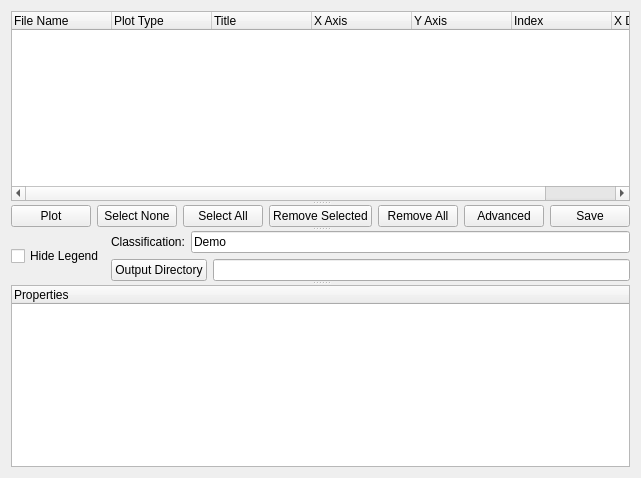
           <widget class="QWidget" name="tab_5">
            <attribute name="title">
             <string>Plot List</string>
            </attribute>
            <layout class="QGridLayout" name="gridLayout_7">
             <item row="0" column="0">
              <widget class="QSplitter" name="splitter_7">
               <property name="orientation">
                <enum>Qt::Vertical</enum>
               </property>
               <widget class="QTreeWidget" name="PlotTree">
                <property name="sizePolicy">
                 <sizepolicy hsizetype="Minimum" vsizetype="Expanding">
                  <horstretch>0</horstretch>
                  <verstretch>0</verstretch>
                 </sizepolicy>
                </property>
                <property name="minimumSize">
                 <size>
                  <width>525</width>
                  <height>0</height>
                 </size>
                </property>
                <property name="dragDropMode">
                 <enum>QAbstractItemView::NoDragDrop</enum>
                </property>
                <property name="selectionMode">
                 <enum>QAbstractItemView::MultiSelection</enum>
                </property>
                <column>
                 <property name="text">
                  <string>File Name</string>
                 </property>
                </column>
                <column>
                 <property name="text">
                  <string>Plot Type</string>
                 </property>
                </column>
                <column>
                 <property name="text">
                  <string>Title</string>
                 </property>
                </column>
                <column>
                 <property name="text">
                  <string>X Axis</string>
                 </property>
                </column>
                <column>
                 <property name="text">
                  <string>Y Axis</string>
                 </property>
                </column>
                <column>
                 <property name="text">
                  <string>Index</string>
                 </property>
                </column>
                <column>
                 <property name="text">
                  <string>X Data Header</string>
                 </property>
                </column>
               </widget>
               <widget class="QSplitter" name="splitter_6">
                <property name="orientation">
                 <enum>Qt::Vertical</enum>
                </property>
                <widget class="QWidget" name="layoutWidget">
                 <layout class="QHBoxLayout" name="horizontalLayout_2">
                  <item>
                   <widget class="QPushButton" name="PlotListPlot">
                    <property name="text">
                     <string>Plot</string>
                    </property>
                   </widget>
                  </item>
                  <item>
                   <widget class="QPushButton" name="ClearPlotListSelection">
                    <property name="text">
                     <string>Select None</string>
                    </property>
                   </widget>
                  </item>
                  <item>
                   <widget class="QPushButton" name="PlotListSelectAll">
                    <property name="text">
                     <string>Select All</string>
                    </property>
                   </widget>
                  </item>
                  <item>
                   <widget class="QPushButton" name="PlotListRemoveSelected">
                    <property name="text">
                     <string>Remove Selected</string>
                    </property>
                   </widget>
                  </item>
                  <item>
                   <widget class="QPushButton" name="ClearPlotList">
                    <property name="text">
                     <string>Remove All</string>
                    </property>
                   </widget>
                  </item>
                  <item>
                   <widget class="QPushButton" name="AdvancedOptions">
                    <property name="text">
                     <string>Advanced</string>
                    </property>
                   </widget>
                  </item>
                  <item>
                   <widget class="QPushButton" name="PlotListSave">
                    <property name="text">
                     <string>Save</string>
                    </property>
                   </widget>
                  </item>
                 </layout>
                </widget>
                <widget class="QSplitter" name="splitter_3">
                 <property name="orientation">
                  <enum>Qt::Vertical</enum>
                 </property>
                 <widget class="QWidget" name="horizontalLayoutWidget">
                  <layout class="QGridLayout" name="gridLayout_8">
                   <item row="0" column="1">
                    <layout class="QHBoxLayout" name="horizontalLayout_3">
                     <item>
                      <widget class="QLabel" name="label_10">
                       <property name="text">
                        <string>Classification:</string>
                       </property>
                      </widget>
                     </item>
                     <item>
                      <widget class="QLineEdit" name="PlotListClassy">
                       <property name="text">
                        <string>Demo</string>
                       </property>
                      </widget>
                     </item>
                    </layout>
                   </item>
                   <item row="1" column="1">
                    <layout class="QHBoxLayout" name="horizontalLayout_4">
                     <item>
                      <widget class="QPushButton" name="PlotListSaveDirectoryButton">
                       <property name="text">
                        <string>Output Directory</string>
                       </property>
                      </widget>
                     </item>
                     <item>
                      <widget class="QLineEdit" name="PlotListSaveDir"/>
                     </item>
                    </layout>
                   </item>
                   <item row="0" column="0" rowspan="2">
                    <widget class="QCheckBox" name="PlotListHideLegendChk">
                     <property name="text">
                      <string>Hide Legend</string>
                     </property>
                    </widget>
                   </item>
                  </layout>
                 </widget>
                 <widget class="QTreeWidget" name="PlotOptionsTree">
                  <column>
                   <property name="text">
                    <string>Properties</string>
                   </property>
                  </column>
                 </widget>
                </widget>
               </widget>
              </widget>
             </item>
            </layout>
           </widget>
